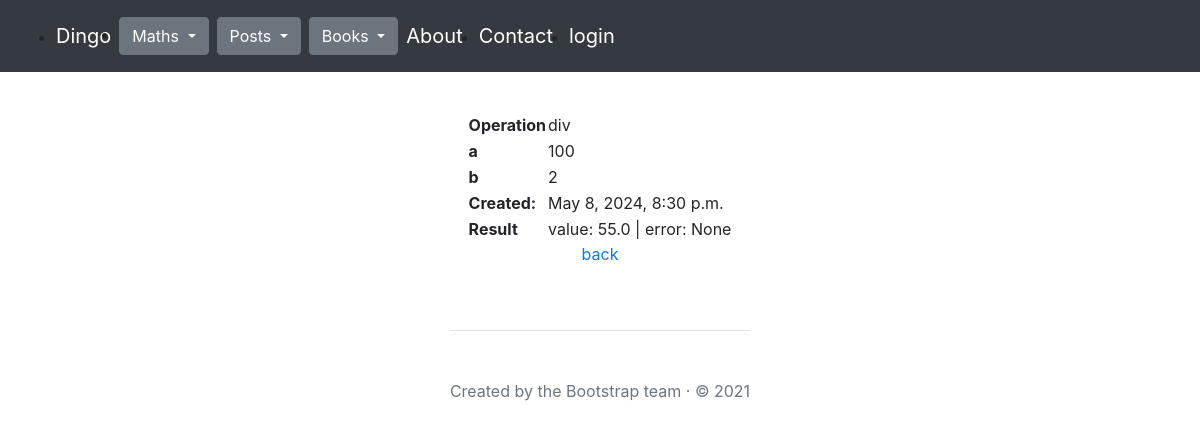
/maths/histories/13, run on the app's committed database.
### maths/models.py (models this page shows, shortened)
class Math(models.Model):
    class Meta:
        ordering = ["-id"]
    operation = models.CharField(max_length=5, choices=OPERATION_CHOICES)
    a = models.IntegerField()
    b = models.IntegerField()
    created = models.DateTimeField(auto_now_add=True)
    result = models.ForeignKey(
        'maths.Result',
        on_delete=models.CASCADE,
        null=True,
        blank=True
    )

class Result(models.Model):
    value = models.FloatField(blank=True, null=True, unique=True)
    error = models.CharField(
        max_length=255,
        null=True,
        blank=True,
        unique=True
    )
    class Meta:
        constraints = [
            models.CheckConstraint(
                name="%(app_label)s_%(class)s_value_error_together",
                check=(
                    models.Q(
                        value__isnull=False,
                        error__isnull=True,
                    )
                    | models.Q(
                        value__isnull=True,
                        error__isnull=False,
                    )
                ),
            )
        ]
    def __str__(self):
        return f"value: {self.value} | error: {self.error}"

### maths/views.py (the view)
# urls.py: path('histories/<int:id>', math_details, name="details"),
def math_details(request, id):
   math = Math.objects.get(id=id)
   return render(
       request=request,
       template_name="maths/details.html",
       context={"math": math}
   )

### maths/templates/maths/details.html (shortened to what this page needs)
{% extends "main.html" %}
{% block content %}
<div class="mt-3 d-flex flex-column align-items-center justify-content-center">
   <table>
       <tr>
           <th>Operation</th>
           <td>{{ math.operation }}</td>
       </tr>
       <tr>
           <th>a</th>
           <td>{{ math.a }}</td>
       </tr>
       <tr>
           <th>b</th>
           <td>{{ math.b }}</td>
       </tr>
       <tr>
           <th>Created:</th>
           <td>{{ math.created }}</td>
       </tr>
       <tr>
           <th>Result</th>
           <td>{{ math.result }}</td>
       </tr>
   </table>
   <a href="{% url "maths:list" %}">back</a>
</div>
{% endblock %}

### data on the page
Math: operation "div", a "100", b "2", created "May 8, 2024, 8:30 p.m.", result "value: 55.0 | error: None"
